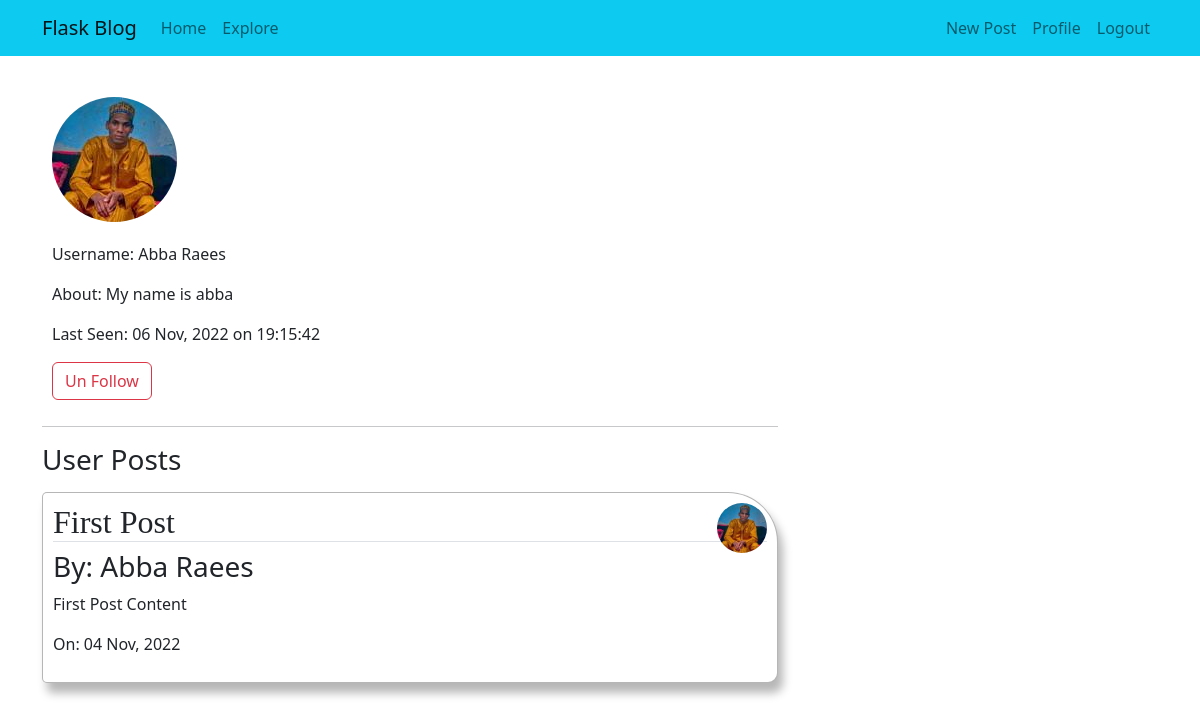
/profile/1 (signed in), run on an earlier commit of the app's database.
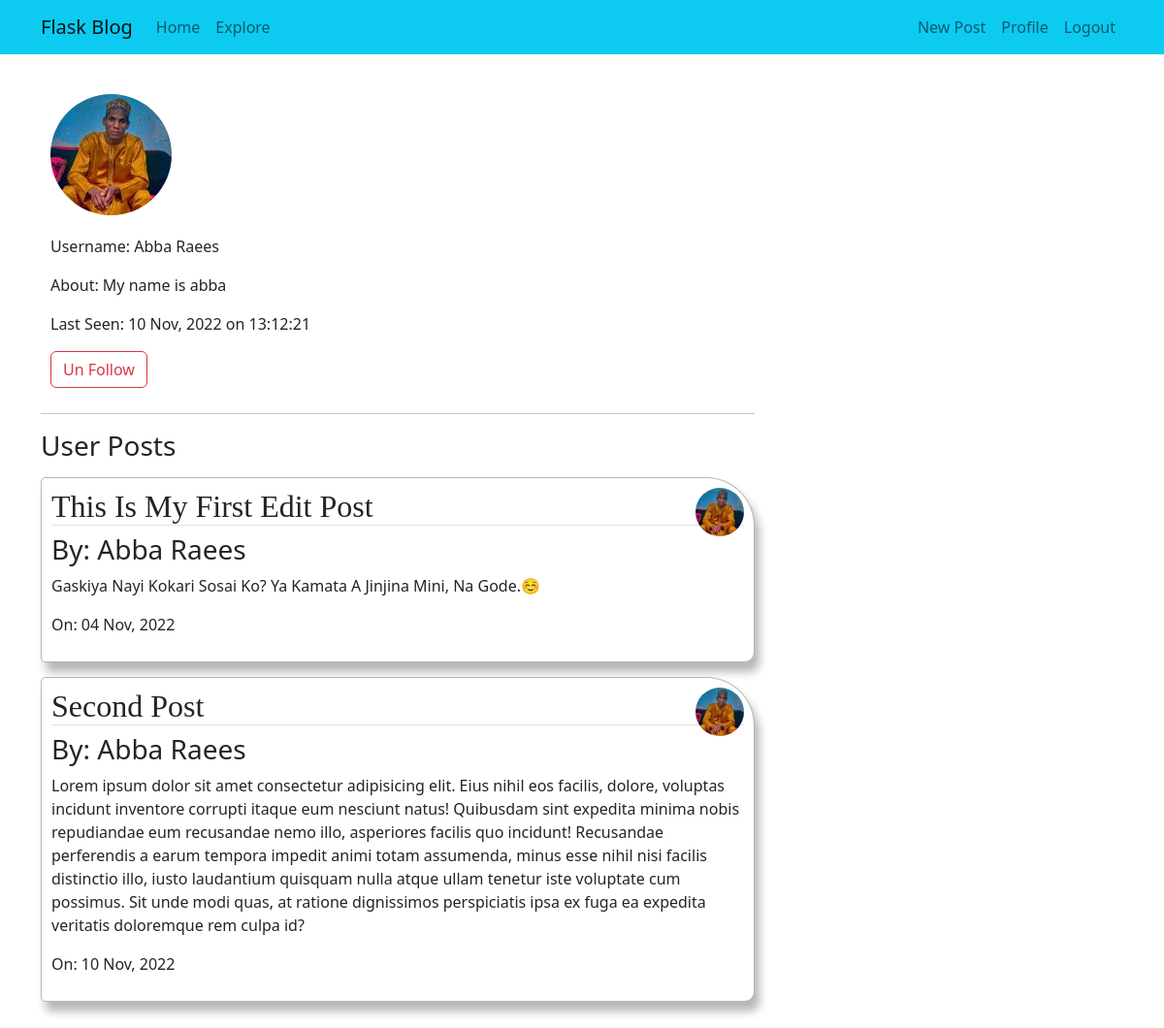
And on a later commit of the database.
### app/models.py (models this page shows, shortened)
class User(db.Model, UserMixin):
    id = db.Column(db.Integer, primary_key=True)
    username = db.Column(db.String(20), unique=True, nullable=False)
    email = db.Column(db.String(120), unique=True, nullable=False)
    password_hash = db.Column(db.String(20), nullable=False)
    image_file = db.Column(db.String, default='vector.jpg')
    about = db.Column(db.String, nullable=True)
    last_seen = db.Column(db.DateTime, default=datetime.utcnow)
    posts = db.relationship('Post', backref='author', lazy='dynamic')
    followed = db.relationship('User',
        secondary = followers,
        primaryjoin = (followers.c.follower_id == id),
        secondaryjoin = (followers.c.followed_id == id),
        backref = db.backref('followers', lazy='dynamic'),
        lazy = 'dynamic'
    )
    def is_online(self):
        one_minute = timedelta(minutes=1)
        return self.last_seen > datetime.utcnow() - one_minute
    def is_following(self, user):
        return self.followed.filter(
            followers.c.followed_id == user.id).count() > 0

class Post(db.Model):
    id = db.Column(db.Integer, primary_key=True)
    title = db.Column(db.String(20), nullable=False)
    content = db.Column(db.String, nullable=False)
    date_posted = db.Column(db.DateTime, index=True, default=datetime.utcnow)
    user_id = db.Column(db.Integer, db.ForeignKey('user.id'))

### app/blog.py (the view)
@bp.route("/profile/<int:id>", methods=['POST', 'GET'])
@login_required
def profile(id):
    form = EmptyForm()
    user = User.query.get_or_404(id)
    image_file = url_for('static', filename="profile_pics/"+user.image_file)
    return render_template('blog/profile.html', user=user, title='Profile', image_file=image_file, form=form)

### app/forms.py
class EmptyForm(FlaskForm):
   follow = SubmitField('Follow')
   unfollow = SubmitField('Un Follow')

### app/auth.py (called while the page is built)
@login_manager.user_loader
def load_user(id):
    user = User.query.get_or_404(int(id))
    return user

### app/blog.py (called while the page is built)
@bp.before_request
def before_request():
    if current_user.is_authenticated:
        current_user.last_seen = datetime.utcnow()
        db.session.commit()

### app/templates/blog/profile.html (shortened to what this page needs)
{% extends 'layout.html' %}
{% block content %}
    <div class="profile-section">
        <img src="{{ image_file }}" class="rounded-circle" style="margin-bottom: 20px; ">
        <p>Username: {{ user.username }}</p>
        {% if user.about %}
            <p>About: {{ user.about }}</p>
        {% endif %}
        {% if user.is_online() %}
            <p>Last Seen: Online</p>
        {% else %}
            <p>Last Seen: {{ user.last_seen.strftime("%d %b, %Y on %H:%M:%S") }}</p>
        {% endif %}
        {% if current_user.is_following(user)%}
            <div>
                <form action="{{ url_for('blog.unfollow', id = user.id) }}" method="post">
                    {{ form.unfollow (class="btn btn-outline-danger")}}
                </form>
            </div>
        {% elif user == current_user %}
            <p></p>
        {% endif %}
    </div>
    <hr>
    <h3>User Posts</h3>
    <div class="mb-5">
        {% for post in user.posts %}
           <div class="content-section2">
                <img src="{{ image_file }}" class="rounded-circle" style="width: 50px; height: 50px; float: right;">
                <h2 class="border-bottom title">{{ post.title }}</h2>
                <h3>By: {{ post.author.username }}</h3>
                <p>{{ post.content }}</p>
                <p>On: {{ post.date_posted.strftime("%d %b, %Y") }}</p>
           </div>
        {% endfor %}
    </div>
{% endblock %}

What changed in the data, as far as the page shows it:
changed User "Abba Raees": last_seen "06 Nov, 2022 on 19:15:42" → "10 Nov, 2022 on 13:12:21"
changed Post: title "First Post" → "This Is My First Edit Post"; content "First Post Content" → "Gaskiya Nayi Kokari Sosai Ko? Ya Kamata A Jinjina Mini, Na Gode.☺️"
added Post: title "Second Post", author.username "Abba Raees", content "Lorem ipsum dolor sit amet consectetur adipisicing elit. Eius nihil eos facilis, dolore, voluptas incidunt inventore corrupti itaque eum nesciunt natus! Quibusdam sint expedita minima nobis repudiandae eum recusandae nemo illo, asperiores facilis quo incidunt! Recusandae perferendis a earum tempora impedit animi totam assumenda, minus esse nihil nisi facilis distinctio illo, iusto laudantium quisquam nulla atque ullam tenetur iste voluptate cum possimus. Sit unde modi quas, at ratione dignissimos perspiciatis ipsa ex fuga ea expedita veritatis doloremque rem culpa id?", date_posted "10 Nov, 2022"
